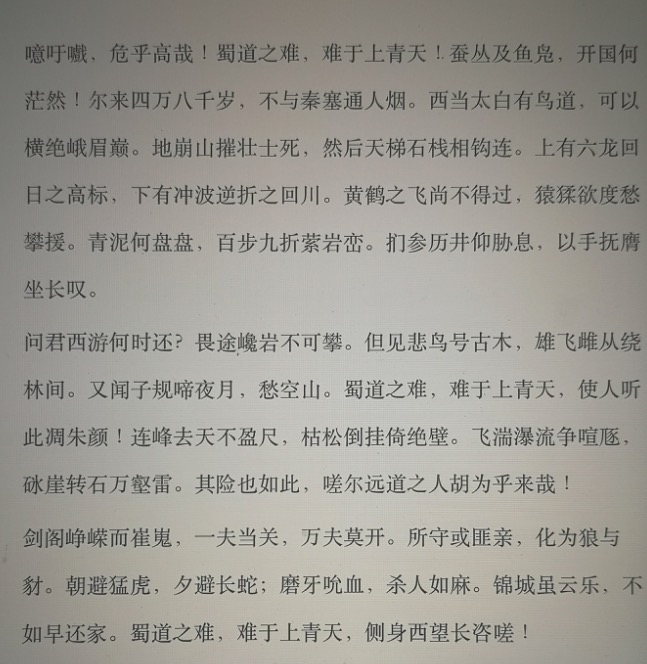
#> input picture tmp/all_small.jpeg, 647 x 664 px
$ python zhifangtu.py
#> lines starting #> are read from the running program, lines starting #| are printed output that depends on the picture
import cv2
import numpy as np
import matplotlib.pyplot as plt

src = cv2.imread('./tmp/all_small.jpeg')
#> src is the input picture: shape (664, 647, 3); mean B, G, R 146.5, 153.5, 155.9
cv2.imshow("src", src)
cv2.waitKey(0)
cv2.destroyAllWindows()

plt.hist(src.ravel(), 256)
plt.show()
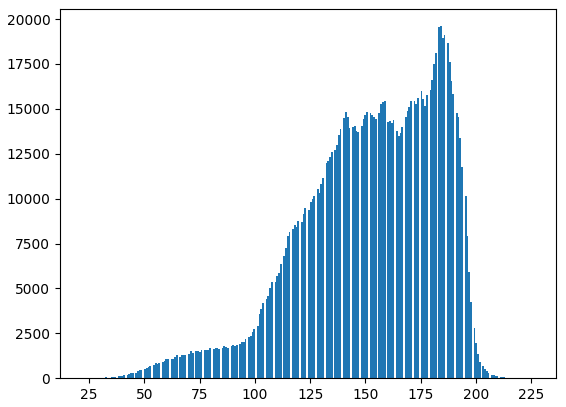
#> figure drawn by matplotlib, 1 panel; tallest bar 19602 high, from x = 183.8 to 184.6
